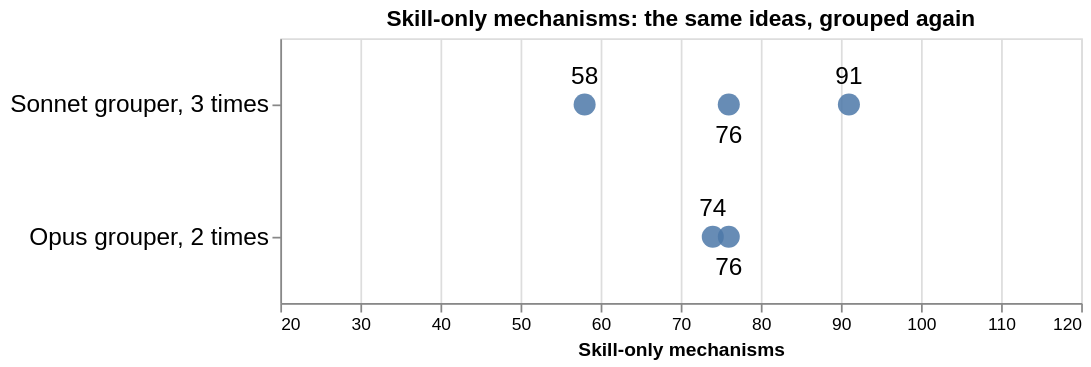

Here is the Vega-Lite specification saved for this chart:
### Vega-Lite specification from a JSON file in a GitHub repository (floating-point values rounded to 4 significant figures)
{"usermeta": {"fig": {"content": "data", "style": "cool-clean", "candidates": ["cool-clean"], "why": "counts read from the result files", "surface": "repo-doc"}}, "title": "Skill-only mechanisms: the same ideas, grouped again", "width": 460, "height": 152, "data": {"values": [{"row": "Sonnet grouper, 3 times", "count": 91, "below": 0}, {"row": "Sonnet grouper, 3 times", "count": 76, "below": 1}, {"row": "Sonnet grouper, 3 times", "count": 58, "below": 0}, {"row": "Opus grouper, 2 times", "count": 76, "below": 1}, {"row": "Opus grouper, 2 times", "count": 74, "below": 0}]}, "layer": [{"mark": {"type": "point", "filled": true, "size": 160, "opacity": 0.85}, "encoding": {"y": {"field": "row", "type": "nominal", "title": null, "sort": ["Sonnet grouper, 3 times", "Opus grouper, 2 times"], "axis": {"labelFontSize": 14, "labelLimit": 420}}, "x": {"field": "count", "type": "quantitative", "title": "Skill-only mechanisms", "scale": {"domain": [20, 120]}}}}, {"transform": [{"filter": "datum.below == 0"}], "mark": {"type": "text", "dy": -16, "fontSize": 14}, "encoding": {"y": {"field": "row", "type": "nominal", "title": null, "sort": ["Sonnet grouper, 3 times", "Opus grouper, 2 times"], "axis": {"labelFontSize": 14, "labelLimit": 420}}, "x": {"field": "count", "type": "quantitative", "title": "Skill-only mechanisms", "scale": {"domain": [20, 120]}}, "text": {"field": "count"}}}, {"transform": [{"filter": "datum.below == 1"}], "mark": {"type": "text", "dy": 18, "fontSize": 14}, "encoding": {"y": {"field": "row", "type": "nominal", "title": null, "sort": ["Sonnet grouper, 3 times", "Opus grouper, 2 times"], "axis": {"labelFontSize": 14, "labelLimit": 420}}, "x": {"field": "count", "type": "quantitative", "title": "Skill-only mechanisms", "scale": {"domain": [20, 120]}}, "text": {"field": "count"}}}]}
